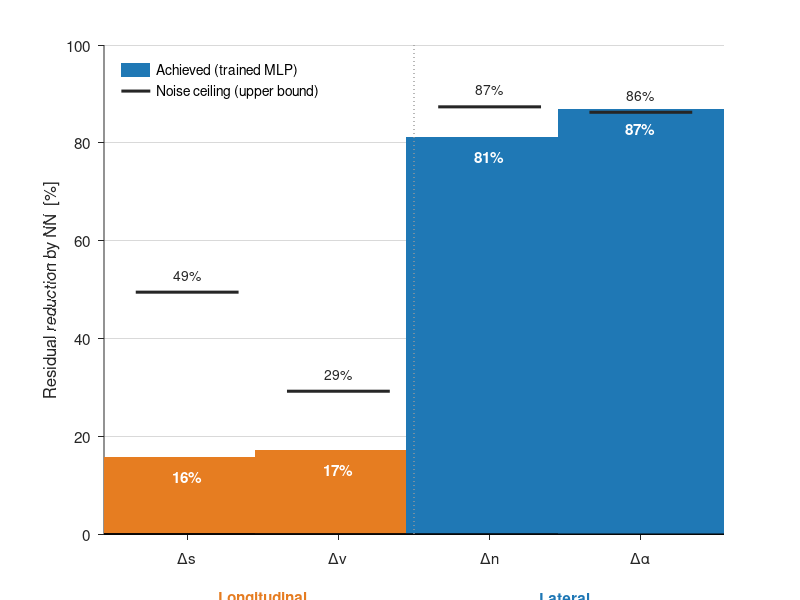

This chart was generated by the following MATLAB code:
% 채널별 잔차 학습 가능성 - 달성치 vs noise ceiling
%
% 메시지: 횡방향은 이미 한계까지 짜냈고, 종방향은 한계 자체가 낮다.
%         → 종방향을 잔차 학습에서 뺀 것은 변명이 아니라 측정된 설계 근거.
%
% 막대  = 신경망이 실제로 줄인 비율 (슬라이드 18의 그 값)
% 가로선 = noise ceiling, 어떤 모델도 넘을 수 없는 상한
%
% 색: 파랑/주황 (적록색약 안전, IEEE 권고). 초록/빨강은 쓰지 말 것.

load('fig_channel_learnability.mat')

LONG = [0.90 0.49 0.13];      % 주황 - 종방향
LAT  = [0.12 0.47 0.71];      % 파랑 - 횡방향
CEIL = [0.15 0.15 0.15];      % 진회색 - ceiling
lbl  = {'\Deltas', '\Deltav', '\Deltan', '\Delta\alpha'};
col  = [LONG; LONG; LAT; LAT];

figure('Color','w','Position',[100 100 620 430]); hold on; box off
set(gca,'FontSize',11,'TickDir','out','YGrid','on','GridColor',[.85 .85 .85], ...
        'GridAlpha',1,'Layer','bottom')

% --- 막대 (달성치) ---
for i = 1:4
    bar(i, achieved(i), 0.55, 'FaceColor', col(i,:), 'EdgeColor','none');
    text(i, achieved(i)-4, sprintf('%.0f%%', achieved(i)), 'Color','w', ...
         'FontWeight','bold', 'FontSize',11, 'HorizontalAlignment','center');
end

% --- noise ceiling (가로선 + 값) ---
for i = 1:4
    plot([i-0.34 i+0.34], [ceiling(i) ceiling(i)], '-', ...
         'Color', CEIL, 'LineWidth', 2.2);
    text(i, ceiling(i)+3.5, sprintf('%.0f%%', ceiling(i)), 'Color', CEIL, ...
         'FontSize',10, 'HorizontalAlignment','center');
end

% --- 종/횡 구분 ---
plot([2.5 2.5], [0 100], ':', 'Color',[.6 .6 .6], 'LineWidth',1);
text(1.5, -13, 'Longitudinal', 'HorizontalAlignment','center', ...
     'FontSize',11, 'FontWeight','bold', 'Color', LONG);
text(3.5, -13, 'Lateral',      'HorizontalAlignment','center', ...
     'FontSize',11, 'FontWeight','bold', 'Color', LAT);

set(gca,'XTick',1:4,'XTickLabel',lbl,'XLim',[0.45 4.55],'YLim',[0 100])
ylabel('Residual reduction by NN  [%]')

% --- 범례 (색만으로 구분하지 않도록 명시) ---
h(1) = patch(nan,nan,LAT,'EdgeColor','none');
h(2) = plot(nan,nan,'-','Color',CEIL,'LineWidth',2.2);
legend(h, {'Achieved (trained MLP)','Noise ceiling (upper bound)'}, ...
       'Location','northwest','Box','off','FontSize',10);

% --- 콘솔 요약 ---
fprintf('\n%5s %10s %10s %10s\n','ch','achieved','ceiling','달성/한계');
for i = 1:4
    fprintf('%5s %9.1f%% %9.1f%% %9.0f%%\n', ...
            char(channel(i)), achieved(i), ceiling(i), 100*achieved(i)/ceiling(i));
end
fprintf('\n설명 불가 비율(분산): 횡 %.1f%%  vs  종 %.1f%%  →  %.0f배\n\n', ...
        unexplained(3), unexplained(2), unexplained(2)/unexplained(3));
